Frame 1 (no input): blank canvas, image omitted
Frame 60 (the mouse pressed at the canvas centre just before this capture): blank canvas, image omitted
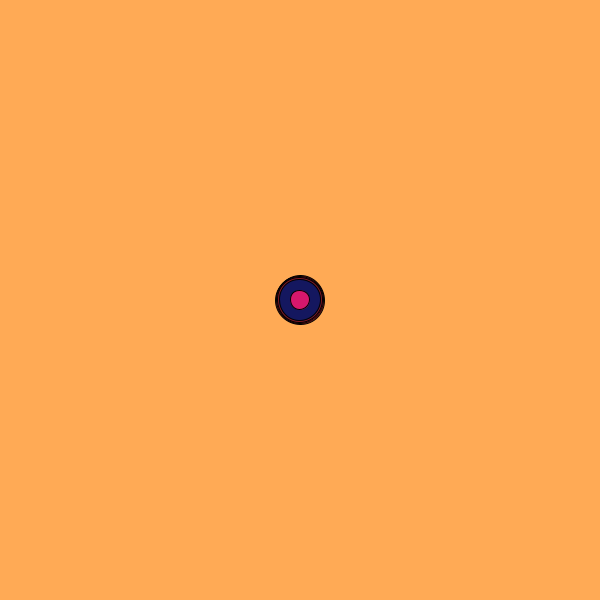
Frame 120 (the mouse held since frame 60 and released just before this capture)

The Processing sketch whose frames 1 and 60 were blank and that drew this single picture after the mouse press (run headless with seeded random() and noise(); from frame 60 on, the mouse is pressed at the canvas centre):

// Processing sketch: processing_115171
// ── processing_115171.pde

class Circle //Create a new class called Circle
{
  int value = 0;
  color c;
  float circleX;
  float circleY;
  float sizeX;
  float sizeY;
  float speedX;
  float speedY;

  Circle(color temp_c,float temp_size, float temp_speedX, float temp_speedY) {
//starting position of circles
c = temp_c;
circleX = mouseX;
circleY = mouseY;
sizeX = temp_size;
sizeY = temp_size;
speedX = temp_speedX;
speedY = temp_speedY;

  }
  
  void drawCircle(){
   stroke(0);
   fill(c);
   ellipseMode(CENTER);
   ellipse(circleX, circleY,sizeX,sizeY); 
  }
  void speedChange(){
    
     if(circleX >= width)
     {
       speedX = speedX * -1;
     
     }
     if(circleX <= 0)
     {
       speedX = speedX * -1;
     }
     
  if(circleY >= height)
     {
       speedY = speedY * -1;
       
     }
     if(circleY <= 0)
     {
       speedY = speedY * -1;
    }
    circleX = circleX + speedX;
    circleY = circleY + speedY;
  }
}

Circle Circle1;

//Circle Circle2;

 //sets up everytime the applet starts running
void setup() {
  size(600, 600);
  background(color(255,170,85));
  smooth();
 // Circle1 = new Circle(color(255),random(20),random(20),random(50),random(50),random(50));
 // Circle2 = new Circle(color(255),random(20),random(20),random(50),random(50),random(50));
}
// returns no value from the draw function 
void draw() {
  
   
  if (mousePressed) {   //function that creates a new circle at the mouse's X and Y position 
   
   //background(250,166,40);
    Circle1 = new Circle(color(random(229),(23),random(149)),random(50),random(50),random(50));
    Circle1.drawCircle();
    stroke(255);
  } else {
    stroke(0);
  }
  
  
}
 
  


/*
 
  Circle1.CircleX += Circle1.XCircle1.speed;
  Circle2 += circleASpeedY;
   
  circleBX += circleBSpeedX;
  circleBY += circleBSpeedY;

//if circle hits boundaries then velocity is set to negative value and circle goes in reverse direction
  if (Circle1.CircleX>width-xCircle/2||circleAX<xCircle/2) {
    Circle1SpeedA=circleASpeedX*-1;
    
  }
  if (CircleAY>height-xCircle/2||circleAY<xCircle/2) {
    circleASpeedY=circleASpeedY*-1;
  }
  if (circleBX>width-xCircle/2||circleBX<xCircle/2) {
    circleBSpeedX=circleBSpeedX*-1;
  }
  if (circleBY>height-xCircle/2||circleBY<xCircle/2) {
    circleBSpeedY=circleBSpeedY*-1;
  
  }
}
  

*/
